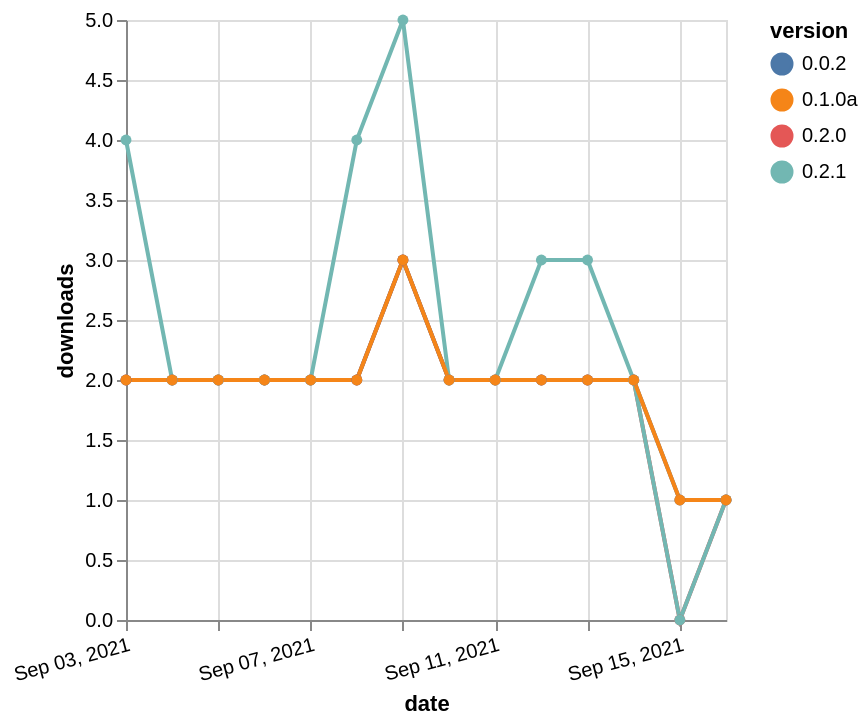

Here is the Vega-Lite specification saved for this chart:
### Vega-Lite specification from a JSON file in a GitHub repository (floating-point values rounded to 4 significant figures)
{"$schema": "https://vega.github.io/schema/vega-lite/v5.json", "description": "A simple bar chart with embedded data.", "data": {"values": [{"date": "2021-09-03", "total": 2275, "delta": 2, "version": "0.2.0"}, {"date": "2021-09-04", "total": 2277, "delta": 2, "version": "0.2.0"}, {"date": "2021-09-05", "total": 2279, "delta": 2, "version": "0.2.0"}, {"date": "2021-09-06", "total": 2281, "delta": 2, "version": "0.2.0"}, {"date": "2021-09-07", "total": 2283, "delta": 2, "version": "0.2.0"}, {"date": "2021-09-08", "total": 2285, "delta": 2, "version": "0.2.0"}, {"date": "2021-09-09", "total": 2288, "delta": 3, "version": "0.2.0"}, {"date": "2021-09-10", "total": 2290, "delta": 2, "version": "0.2.0"}, {"date": "2021-09-11", "total": 2292, "delta": 2, "version": "0.2.0"}, {"date": "2021-09-12", "total": 2294, "delta": 2, "version": "0.2.0"}, {"date": "2021-09-13", "total": 2296, "delta": 2, "version": "0.2.0"}, {"date": "2021-09-14", "total": 2298, "delta": 2, "version": "0.2.0"}, {"date": "2021-09-15", "total": 2298, "delta": 0, "version": "0.2.0"}, {"date": "2021-09-16", "total": 2299, "delta": 1, "version": "0.2.0"}, {"date": "2021-09-03", "total": 2246, "delta": 2, "version": "0.0.2"}, {"date": "2021-09-04", "total": 2248, "delta": 2, "version": "0.0.2"}, {"date": "2021-09-05", "total": 2250, "delta": 2, "version": "0.0.2"}, {"date": "2021-09-06", "total": 2252, "delta": 2, "version": "0.0.2"}, {"date": "2021-09-07", "total": 2254, "delta": 2, "version": "0.0.2"}, {"date": "2021-09-08", "total": 2256, "delta": 2, "version": "0.0.2"}, {"date": "2021-09-09", "total": 2259, "delta": 3, "version": "0.0.2"}, {"date": "2021-09-10", "total": 2261, "delta": 2, "version": "0.0.2"}, {"date": "2021-09-11", "total": 2263, "delta": 2, "version": "0.0.2"}, {"date": "2021-09-12", "total": 2265, "delta": 2, "version": "0.0.2"}, {"date": "2021-09-13", "total": 2267, "delta": 2, "version": "0.0.2"}, {"date": "2021-09-14", "total": 2269, "delta": 2, "version": "0.0.2"}, {"date": "2021-09-15", "total": 2270, "delta": 1, "version": "0.0.2"}, {"date": "2021-09-16", "total": 2271, "delta": 1, "version": "0.0.2"}, {"date": "2021-09-03", "total": 2401, "delta": 4, "version": "0.2.1"}, {"date": "2021-09-04", "total": 2403, "delta": 2, "version": "0.2.1"}, {"date": "2021-09-05", "total": 2405, "delta": 2, "version": "0.2.1"}, {"date": "2021-09-06", "total": 2407, "delta": 2, "version": "0.2.1"}, {"date": "2021-09-07", "total": 2409, "delta": 2, "version": "0.2.1"}, {"date": "2021-09-08", "total": 2413, "delta": 4, "version": "0.2.1"}, {"date": "2021-09-09", "total": 2418, "delta": 5, "version": "0.2.1"}, {"date": "2021-09-10", "total": 2420, "delta": 2, "version": "0.2.1"}, {"date": "2021-09-11", "total": 2422, "delta": 2, "version": "0.2.1"}, {"date": "2021-09-12", "total": 2425, "delta": 3, "version": "0.2.1"}, {"date": "2021-09-13", "total": 2428, "delta": 3, "version": "0.2.1"}, {"date": "2021-09-14", "total": 2430, "delta": 2, "version": "0.2.1"}, {"date": "2021-09-15", "total": 2430, "delta": 0, "version": "0.2.1"}, {"date": "2021-09-16", "total": 2431, "delta": 1, "version": "0.2.1"}, {"date": "2021-09-03", "total": 2243, "delta": 2, "version": "0.1.0a"}, {"date": "2021-09-04", "total": 2245, "delta": 2, "version": "0.1.0a"}, {"date": "2021-09-05", "total": 2247, "delta": 2, "version": "0.1.0a"}, {"date": "2021-09-06", "total": 2249, "delta": 2, "version": "0.1.0a"}, {"date": "2021-09-07", "total": 2251, "delta": 2, "version": "0.1.0a"}, {"date": "2021-09-08", "total": 2253, "delta": 2, "version": "0.1.0a"}, {"date": "2021-09-09", "total": 2256, "delta": 3, "version": "0.1.0a"}, {"date": "2021-09-10", "total": 2258, "delta": 2, "version": "0.1.0a"}, {"date": "2021-09-11", "total": 2260, "delta": 2, "version": "0.1.0a"}, {"date": "2021-09-12", "total": 2262, "delta": 2, "version": "0.1.0a"}, {"date": "2021-09-13", "total": 2264, "delta": 2, "version": "0.1.0a"}, {"date": "2021-09-14", "total": 2266, "delta": 2, "version": "0.1.0a"}, {"date": "2021-09-15", "total": 2267, "delta": 1, "version": "0.1.0a"}, {"date": "2021-09-16", "total": 2268, "delta": 1, "version": "0.1.0a"}]}, "width": "container", "mark": {"type": "line", "point": {"filled": true}}, "encoding": {"x": {"field": "date", "type": "temporal", "timeUnit": "yearmonthdate", "title": "date", "axis": {"labelAngle": -15}}, "y": {"field": "delta", "type": "quantitative", "title": "downloads"}, "color": {"field": "version", "type": "nominal"}, "tooltip": {"field": "delta"}}}
